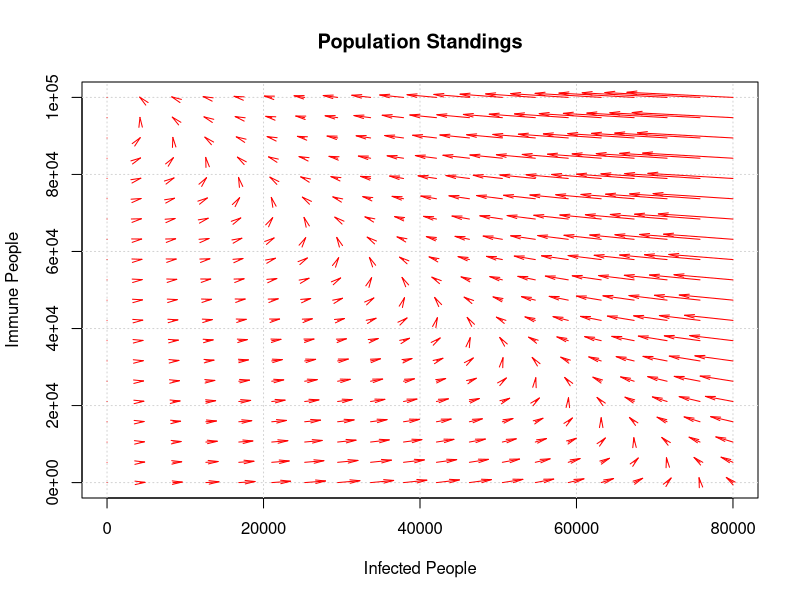
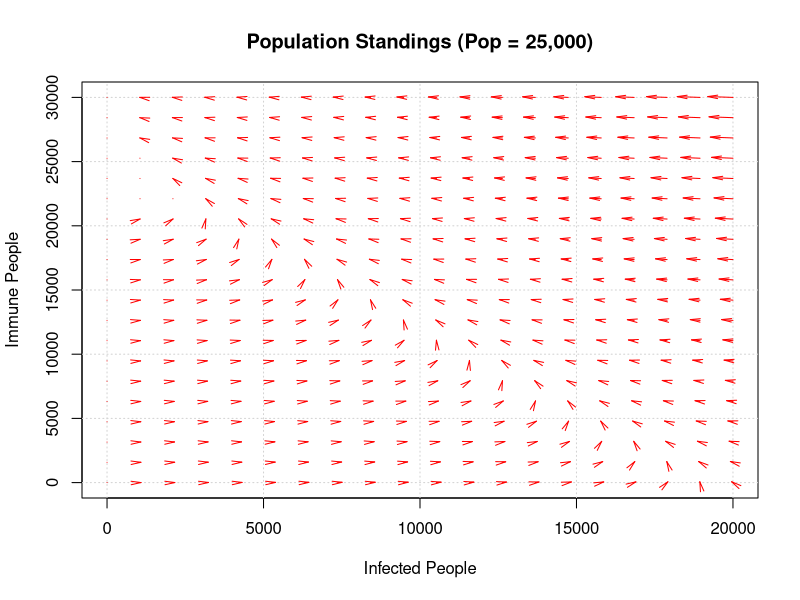
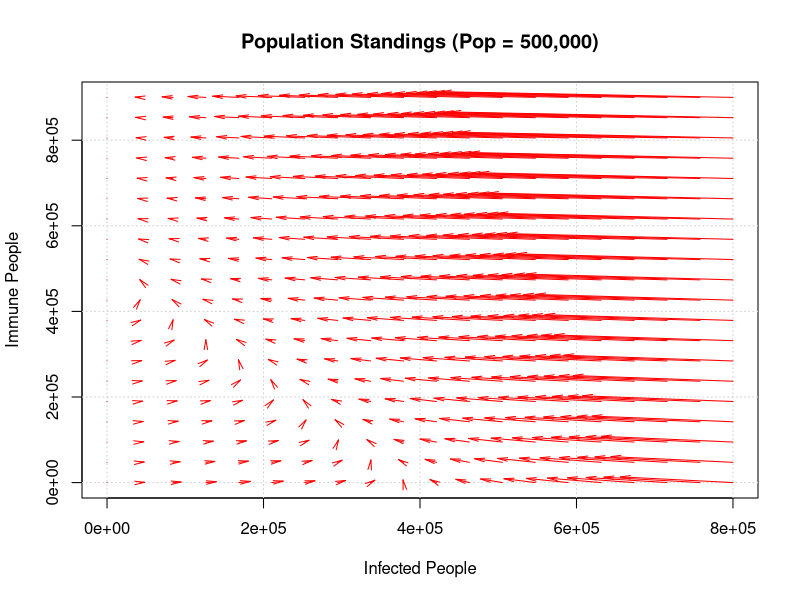
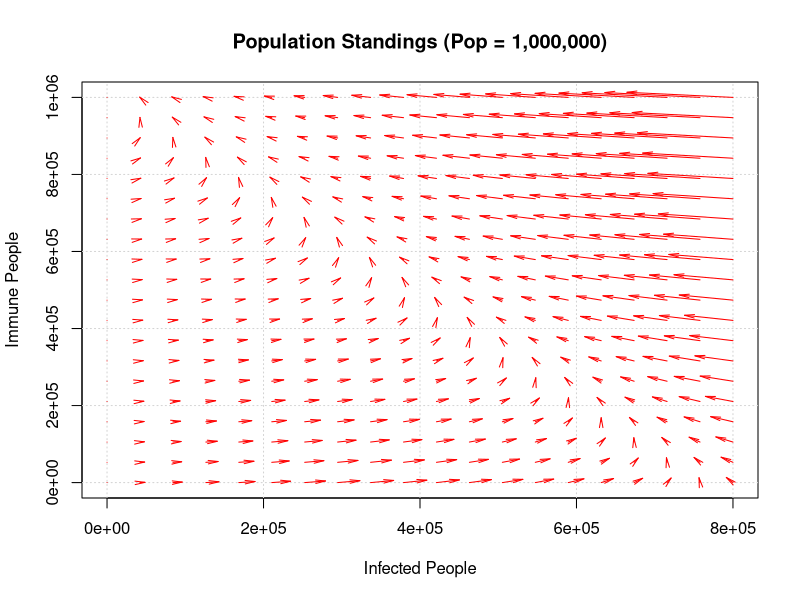
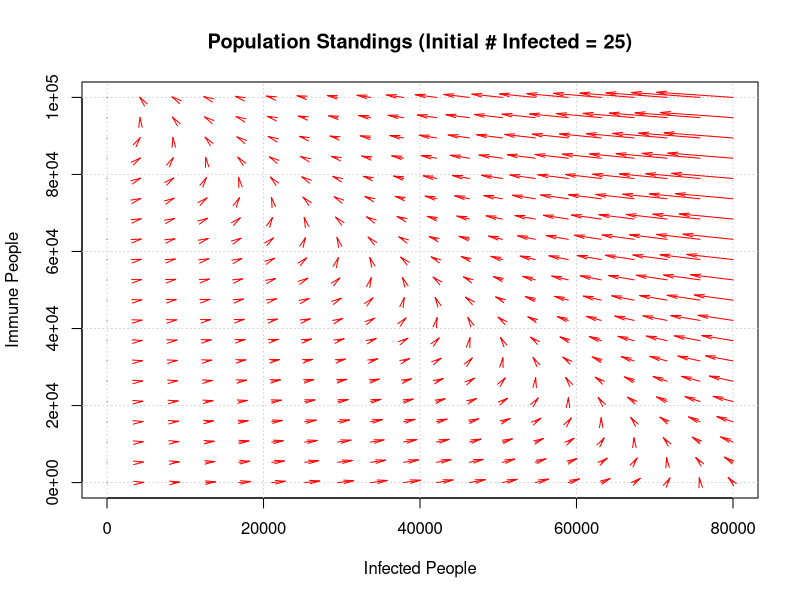
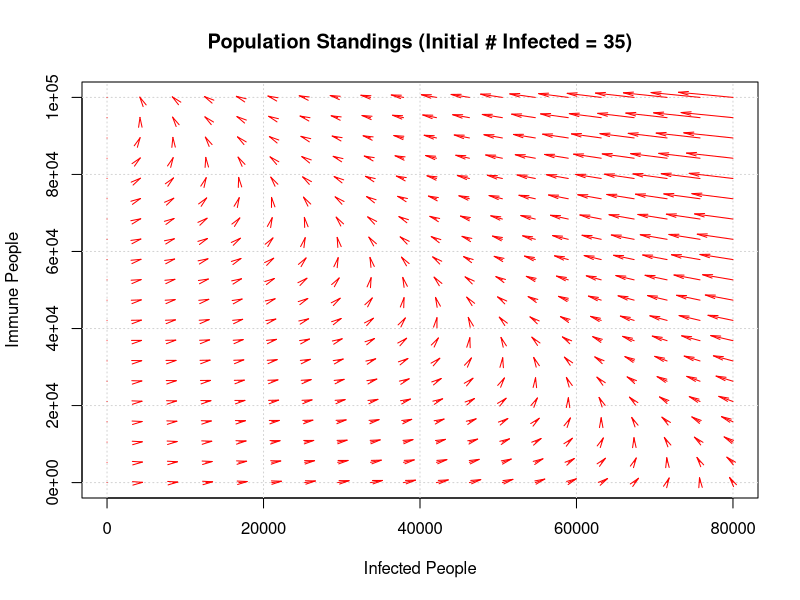

Write R code to recreate these figures, in order.
#######Chapter 4 Problem 10##########

#A population of 100,000 members is subject to a disease that is seldom fatal and leaves the
#victim immune to future infections by this disease. Infection can only occur when a susceptible
#person comes in direct contact with an infectious person. The infectious period lasts approximately
#three weeks. Last week, there were 18 new cases of the disease reported. This week, there were 40 new
#cases. It is estimated that 30% of the population is immune due to previous exposure.

###A) What is the eventual number of people who will become infected?

#Step 1: Ask the question

#Variables:
#x1 = the number of infected people
#x2 = the number of immune people
#x3 = the number of susceptible people
#t = number of weeks

#rx1 = rate at which people are infected (people/week)
#rx2 = rate at which people become immune (people/week)
#dt = change in time

#Given:
#1. The population is 100,000; x1 + x2 + x3 = 100,000
#2. x3(0) = 70,000
#3. x1(0) = 18
#4. x2(0) = 30,000
#5. rx1 = competiton*x1*x2

#Assumptions:
#1. x1, x2, and x3 cannot be less than zero.

#Step 2: Select the modeling approach

#I will use a dynamical system to solve this problem.

#step 3: Formulate the model

#18*70000 = 1260000
f = function(x){
  c((40/1260000)*x[1]*(100000-x[1]-x[2] - 1/3*x[1]), 1/3*x[1])
}

#Step 4: Solve the model
options(warn=-1)
library(pracma)
##########################################################################
#### Quiver  - used by vector field ######################################
##########################################################################

quiver <- function(x, y, u, v,
                   scale = 0.05, angle = 10, length = 0.1, ...) {
  stopifnot(is.numeric(x), is.numeric(y), is.numeric(u), is.numeric(v))

  arrows(x, y, x+scale*u, y+scale*v, angle=10, length=length, ...)
}

###########################################################################
##### Vector Field ####################
###########################################################################

vectorfield = function(fun, xlim, ylim, n = 16,
                       scale = 0.05, col = "darkblue",xlab = "xlim", ylab="ylim",
                       main="",...) {
  stopifnot(is.numeric(xlim), length(xlim) == 2,
            is.numeric(ylim), length(ylim) == 2)

  xpts = linspace(xlim[1], xlim[2], n)#seq(xlim[1],xlim[2],length.out=n)
  ypts = linspace(ylim[1], ylim[2], n)#seq(ylim[1],ylim[2],length.out=n)

  M = meshgrid(xpts, ypts)
  x = M$X
  y = M$Y
  px=M$X
  py=M$Y
  for (i  in 1:n){
    for (j in 1:n){
      ans = fun(c(xpts[j],ypts[i]))
      px[i,j]=ans[1]
      py[i,j]=ans[2]
    }
  }


  plot(xlim, ylim, type="n",xlab=xlab,ylab=ylab,main=main); grid()
  quiver(x, y, px, py, scale = scale, col = col, ...)
  #return(list(px=px,py=py))
}

ans=vectorfield(f,xlim=c(0,80000),ylim=c(0,100000),n=20,
                scale= 0.05,col="red",main="Population Standings",xlab="Infected People",ylab="Immune People")


#Step 5: Answer the question

#The model depicts that most people within the population will be infected, then evenutally everyone will be immune.

####B) Estimate the maximum number if new cases in any one week.
#Assuming that we start when there are 18 infected people (x1 = 18) and 30,000 people immune (x2 = 30,000)
#the maximum number of people infected in a given week is a little over 40,000. After the number of people
#hit that maximum, the number of infections decrease, and the number of people immune begins to increase.

###C) Conduct a sensitivity analysis to investigate the effect of any assumptions you made in part (a) that were not supported by hard data.

#18*17500 = 315000
f = function(x){
  c((40/315000)*x[1]*(25000-x[1]-x[2] - 1/3*x[1]), 1/3*x[1])
}
ans1=vectorfield(f,xlim=c(0,20000),ylim=c(0,30000),n=20,
                 scale= 0.01,col="red",main="Population Standings (Pop = 25,000)",xlab="Infected People",ylab="Immune People")

#18*350000 = 6300000
f = function(x){
  c((40/6300000)*x[1]*(500000-x[1]-x[2] - 1/3*x[1]), 1/3*x[1])
}
ans2=vectorfield(f,xlim=c(0,800000),ylim=c(0,900000),n=20,
                 scale= 0.05,col="red",main="Population Standings (Pop = 500,000)",xlab="Infected People",ylab="Immune People")


f = function(x){
  c((40/12600000)*x[1]*(1000000-x[1]-x[2] - 1/3*x[1]), 1/3*x[1])
}
ans3=vectorfield(f,xlim=c(0,800000),ylim=c(0,1000000),n=20,
                 scale= 0.05,col="red",main="Population Standings (Pop = 1,000,000)",xlab="Infected People",ylab="Immune People")


#The models show that a change in the population size parameter has no impact on the shape of the model
#(compared to the original model). So, despite a change in the size of the population, most people will
#always get infected, and all people will eventually be cured. This case was tested by analyzing the effects
#of a 25,000 person population, a 500,000 person population, and a 1,000,000 person population.


####D) Perform a sensitivity analysis for the number of cases (18) reported  last week. It is thought by some
#that in early weeks the epidemic might be underreported.

#25*70000 = 1750000
f = function(x){
  c((40/1750000)*x[1]*(100000-x[1]-x[2] - 1/3*x[1]), 1/3*x[1])
}
ans4=vectorfield(f,xlim=c(0,80000),ylim=c(0,100000),n=20,
                 scale= 0.05,col="red",main="Population Standings (Initial # Infected = 25)",xlab="Infected People",ylab="Immune People")

#35*70000 = 2450000
f = function(x){
  c((40/2450000)*x[1]*(100000-x[1]-x[2] - 1/3*x[1]), 1/3*x[1])
}
ans4=vectorfield(f,xlim=c(0,80000),ylim=c(0,100000),n=20,
                 scale= 0.05,col="red",main="Population Standings (Initial # Infected = 35)",xlab="Infected People",ylab="Immune People")


#Despite a change in the original number of people infected, we still expect a very high number in the
#population to be infected, and we also expected them to all eventually be immune. This case was tested
#by analyzing the effects of an initial infection level of 25 people and an initial infection level of 35 people.







